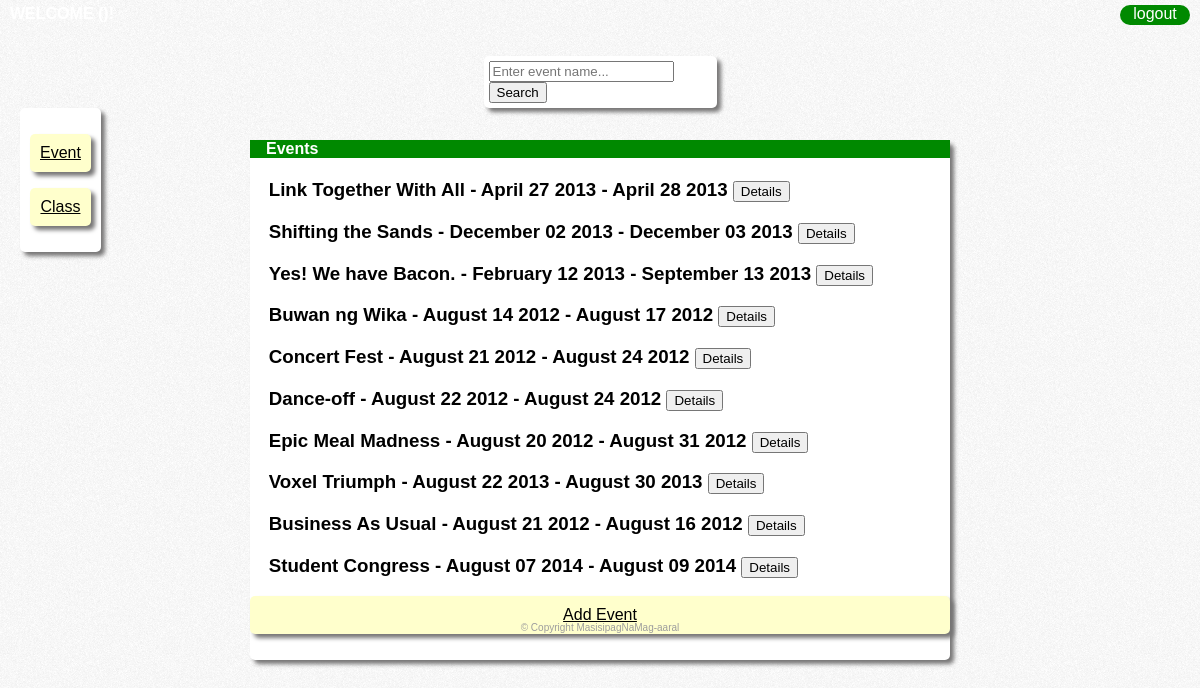
The page /PHP/Transactions/Admin/adminHome.php on the database its author committed.
### tables this page shows
CREATE TABLE IF NOT EXISTS `Event` (
  `event_id` int(10) NOT NULL AUTO_INCREMENT,
  `description` text NOT NULL,
  `title` varchar(150) NOT NULL,
  `start_date` date NOT NULL,
  `end_date` date NOT NULL,
  PRIMARY KEY (`event_id`)
);

### PHP/Transactions/Admin/adminHome.php (the view, shortened to what this page needs)
<html>
	<head>
	<link rel="stylesheet" type="text/css" href="/CSS/main.css"/>
	<link rel="stylesheet" type="text/css" href="/CSS/admin.css"/>
	</head>
	<body>
		<div id="header">
			<div id="welcome">
				<b> WELCOME
				</b>
			</div>
			<div id="logout">
				logout
			</div>
		</div>
		<div id="search">
			<input type="search" placeholder="Enter event name..." align="center" /><input type="button" value="Search" />
		</div>
		<div class="outer_t">
			<div id="tools"><a class="side" href="index.php"> Event </a></div>
			<div id="tools"><a class="side" href="#"> Class </a></div>
		</div>
		<div class="outer">
			<h4>Events</h4>
			<?php
			$query="SELECT *
					FROM  Event";
			$result=mysql_query($query);
			?>
			<?php
					while($row = mysql_fetch_array($result)){
			?>
					 <form action="activityList.php" method="post">
						<h3>
						<?php
						$start_date=strtotime($row['start_date']);
						$end_date=strtotime($row['end_date']);
						echo $row['title'] . " - " . date("F d Y ", $start_date) . " - " . date("F d Y ",$end_date);
						?>
							<input type="submit" value="Details" class="submit">
						</h3>
					</form>
			<?php
					}
			?>
			<div id="tools"><a class="side" href="addEvent.php"> Add Event </a></div>
		</div>
		<footer>
			<p>
				&copy; Copyright  MasisipagNaMag-aaral
			</p>
		</footer>
	</body>
</html>

### CSS/main.css (style rules this page uses)
body { width:100%; background:#ccffcc url('../Images/bg.gif'); margin-left:auto; margin-right:auto; font-family: sans-serif; font-size: 1em; }
footer { color: #9d9d9d; font-size: 10px; font-family: sans-serif; text-align: center; width:100%; height:3em; position:relative; }

### CSS/admin.css (style rules this page uses)
div.outer { background-color: #FFFFFF; border-color: #FF9933; border-width :5px; text-align: left; width:700px; height:auto; margin-left:auto; margin-right:auto; position: relative; top: 3em; padding-bottom: 10px; border-radius: 5px; box-shadow: 4px 4px 4px #767575; -webkit-box-shadow: 4px 4px 4px #767575; list-style: none; }
#logout { background-color: #008900; border-color: #006200; border-width: 5px; color: white; width:70px; height:20px; border-radius:10px; position:fixed; text-align: center; top:5px; right:10px; list-style-type:none; }
#welcome { color: white; height:20px; position:fixed; top:5px; left:10px; }
a.side { color:#000000; }
#search { background-color: #FFFFFF; border-color: #FF9933; border-width :5px; text-align: left; width:223px; height:auto; margin-left:auto; margin-right:auto; margin-bottom: 2em; position: relative; top: 3em; padding: 5px; border-radius: 5px; box-shadow: 4px 4px 4px #767575; -webkit-box-shadow: 4px 4px 4px #767575; }
h4 { color: white; background-color: #008900; padding-left:1em; }
h5,h3 { padding-left: 1em; }
#tools { font-size: 1em; font-family: sans-serif; text-align:center; background-color: #ffffcc; width:auto; height: auto; padding:10px; margin-top:1em; margin-left:auto; margin-right:auto; margin-bottom:1em; border-radius: 5px; box-shadow: 4px 4px 4px #767575; -webkit-box-shadow: 4px 4px 4px #767575; }
.outer_t { text-align: center; font-family: sans-serif; background-color: white; width:auto; height: auto; padding:10px; margin-top:1em; margin-left:auto; margin-right:auto; margin-bottom:1em; border-radius: 5px; box-shadow: 4px 4px 4px #767575; -webkit-box-shadow: 4px 4px 4px #767575; position:fixed; left: 20px; }

### rows shown on the page
event: title "Link Together With All", start_date "April 27 2013", end_date "April 28 2013"
event: title "Shifting the Sands", start_date "December 02 2013", end_date "December 03 2013"
event: title "Yes! We have Bacon.", start_date "February 12 2013", end_date "September 13 2013"
event: title "Buwan ng Wika", start_date "August 14 2012", end_date "August 17 2012"
event: title "Concert Fest", start_date "August 21 2012", end_date "August 24 2012"
event: title "Dance-off", start_date "August 22 2012", end_date "August 24 2012"
event: title "Epic Meal Madness", start_date "August 20 2012", end_date "August 31 2012"
event: title "Voxel Triumph", start_date "August 22 2013", end_date "August 30 2013"
event: title "Business As Usual", start_date "August 21 2012", end_date "August 16 2012"
event: title "Student Congress", start_date "August 07 2014", end_date "August 09 2014"
